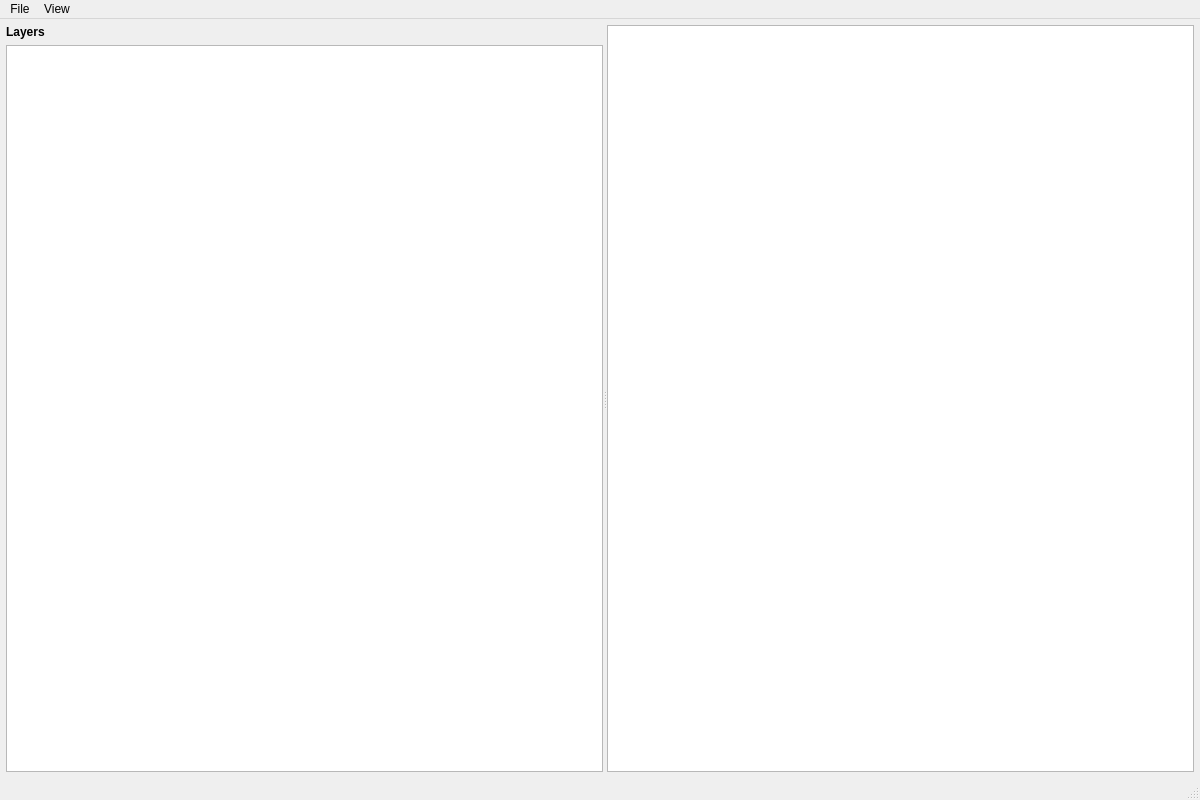
<?xml version="1.0" encoding="UTF-8"?>
<ui version="4.0">
 <class>MainWindow</class>
 <widget class="QMainWindow" name="MainWindow">
  <property name="geometry">
   <rect>
    <x>0</x>
    <y>0</y>
    <width>1200</width>
    <height>800</height>
   </rect>
  </property>
  <property name="windowTitle">
   <string>GDS Viewer</string>
  </property>
  <widget class="QWidget" name="centralWidget">
   <layout class="QVBoxLayout" name="verticalLayout">
    <property name="leftMargin">
     <number>6</number>
    </property>
    <property name="topMargin">
     <number>6</number>
    </property>
    <property name="rightMargin">
     <number>6</number>
    </property>
    <property name="bottomMargin">
     <number>6</number>
    </property>
    <item>
     <widget class="QSplitter" name="mainSplitter">
      <property name="orientation">
       <enum>Qt::Horizontal</enum>
      </property>
      <widget class="QWidget" name="leftPanel">
       <layout class="QVBoxLayout" name="leftPanelLayout">
        <property name="leftMargin">
         <number>0</number>
        </property>
        <property name="topMargin">
         <number>0</number>
        </property>
        <property name="rightMargin">
         <number>0</number>
        </property>
        <property name="bottomMargin">
         <number>0</number>
        </property>
        <item>
         <widget class="QLabel" name="layersLabel">
          <property name="text">
           <string>Layers</string>
          </property>
          <property name="font">
           <font>
            <bold>true</bold>
           </font>
          </property>
         </widget>
        </item>
        <item>
         <widget class="QTableWidget" name="layerTableWidget">
          <property name="minimumSize">
           <size>
            <width>260</width>
            <height>0</height>
           </size>
          </property>
          <property name="alternatingRowColors">
           <bool>true</bool>
          </property>
          <property name="selectionMode">
           <enum>QAbstractItemView::ExtendedSelection</enum>
          </property>
          <property name="selectionBehavior">
           <enum>QAbstractItemView::SelectRows</enum>
          </property>
         </widget>
        </item>
       </layout>
      </widget>
      <widget class="GdsSceneView" name="graphicsView"/>
     </widget>
    </item>
   </layout>
  </widget>
  <widget class="QMenuBar" name="menuBar">
   <property name="geometry">
    <rect>
     <x>0</x>
     <y>0</y>
     <width>1200</width>
     <height>26</height>
    </rect>
   </property>
   <widget class="QMenu" name="menuFile">
    <property name="title">
     <string>File</string>
    </property>
    <addaction name="actionOpen"/>
    <addaction name="separator"/>
    <addaction name="actionExit"/>
   </widget>
   <widget class="QMenu" name="menuView">
    <property name="title">
     <string>View</string>
    </property>
    <addaction name="actionFit"/>
   </widget>
   <addaction name="menuFile"/>
   <addaction name="menuView"/>
  </widget>
  <widget class="QStatusBar" name="statusBar"/>
  <action name="actionOpen">
   <property name="text">
    <string>Open</string>
   </property>
   <property name="shortcut">
    <string>Ctrl+O</string>
   </property>
  </action>
  <action name="actionFit">
   <property name="text">
    <string>Fit</string>
   </property>
   <property name="shortcut">
    <string>Ctrl+F</string>
   </property>
  </action>
  <action name="actionExit">
   <property name="text">
    <string>Exit</string>
   </property>
   <property name="shortcut">
    <string>Ctrl+Q</string>
   </property>
  </action>
 </widget>
 <customwidgets>
  <customwidget>
   <class>GdsSceneView</class>
   <extends>QGraphicsView</extends>
   <header>GdsSceneView.hpp</header>
  </customwidget>
 </customwidgets>
 <resources/>
 <connections/>
</ui>
